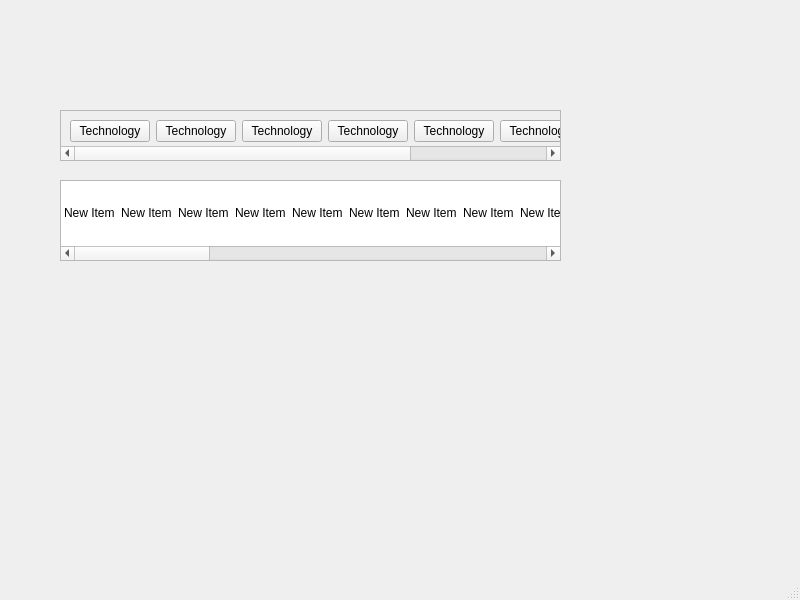
<?xml version="1.0" encoding="UTF-8"?>
<ui version="4.0">
 <class>MainWindow</class>
 <widget class="QMainWindow" name="MainWindow">
  <property name="geometry">
   <rect>
    <x>0</x>
    <y>0</y>
    <width>800</width>
    <height>600</height>
   </rect>
  </property>
  <property name="windowTitle">
   <string>MainWindow</string>
  </property>
  <widget class="QWidget" name="centralwidget">
   <widget class="QScrollArea" name="scrollArea">
    <property name="geometry">
     <rect>
      <x>60</x>
      <y>110</y>
      <width>501</width>
      <height>51</height>
     </rect>
    </property>
    <property name="styleSheet">
     <string notr="true"/>
    </property>
    <property name="verticalScrollBarPolicy">
     <enum>Qt::ScrollBarAlwaysOff</enum>
    </property>
    <property name="horizontalScrollBarPolicy">
     <enum>Qt::ScrollBarAsNeeded</enum>
    </property>
    <property name="widgetResizable">
     <bool>true</bool>
    </property>
    <widget class="QWidget" name="scrollAreaWidgetContents">
     <property name="geometry">
      <rect>
       <x>-111</x>
       <y>0</y>
       <width>660</width>
       <height>41</height>
      </rect>
     </property>
     <layout class="QHBoxLayout" name="horizontalLayout">
      <item>
       <widget class="QPushButton" name="pushButton">
        <property name="text">
         <string>Technology</string>
        </property>
       </widget>
      </item>
      <item>
       <widget class="QPushButton" name="pushButton_2">
        <property name="text">
         <string>Technology</string>
        </property>
       </widget>
      </item>
      <item>
       <widget class="QPushButton" name="pushButton_3">
        <property name="text">
         <string>Technology</string>
        </property>
       </widget>
      </item>
      <item>
       <widget class="QPushButton" name="pushButton_4">
        <property name="text">
         <string>Technology</string>
        </property>
       </widget>
      </item>
      <item>
       <widget class="QPushButton" name="pushButton_5">
        <property name="text">
         <string>Technology</string>
        </property>
       </widget>
      </item>
      <item>
       <widget class="QPushButton" name="pushButton_8">
        <property name="text">
         <string>Technology</string>
        </property>
       </widget>
      </item>
      <item>
       <widget class="QPushButton" name="pushButton_7">
        <property name="text">
         <string>Technology</string>
        </property>
       </widget>
      </item>
      <item>
       <widget class="QPushButton" name="pushButton_6">
        <property name="text">
         <string>Technology</string>
        </property>
       </widget>
      </item>
     </layout>
    </widget>
   </widget>
   <widget class="QListWidget" name="listWidget">
    <property name="geometry">
     <rect>
      <x>60</x>
      <y>180</y>
      <width>501</width>
      <height>81</height>
     </rect>
    </property>
    <property name="verticalScrollBarPolicy">
     <enum>Qt::ScrollBarAlwaysOff</enum>
    </property>
    <property name="horizontalScrollBarPolicy">
     <enum>Qt::ScrollBarAsNeeded</enum>
    </property>
    <property name="showDropIndicator" stdset="0">
     <bool>false</bool>
    </property>
    <property name="flow">
     <enum>QListView::LeftToRight</enum>
    </property>
    <item>
     <property name="text">
      <string>New Item</string>
     </property>
    </item>
    <item>
     <property name="text">
      <string>New Item</string>
     </property>
    </item>
    <item>
     <property name="text">
      <string>New Item</string>
     </property>
    </item>
    <item>
     <property name="text">
      <string>New Item</string>
     </property>
    </item>
    <item>
     <property name="text">
      <string>New Item</string>
     </property>
    </item>
    <item>
     <property name="text">
      <string>New Item</string>
     </property>
    </item>
    <item>
     <property name="text">
      <string>New Item</string>
     </property>
    </item>
    <item>
     <property name="text">
      <string>New Item</string>
     </property>
    </item>
    <item>
     <property name="text">
      <string>New Item</string>
     </property>
    </item>
    <item>
     <property name="text">
      <string>New Item</string>
     </property>
    </item>
    <item>
     <property name="text">
      <string>New Item</string>
     </property>
    </item>
    <item>
     <property name="text">
      <string>New Item</string>
     </property>
    </item>
    <item>
     <property name="text">
      <string>New Item</string>
     </property>
    </item>
    <item>
     <property name="text">
      <string>New Item</string>
     </property>
    </item>
    <item>
     <property name="text">
      <string>New Item</string>
     </property>
    </item>
    <item>
     <property name="text">
      <string>New Item</string>
     </property>
    </item>
    <item>
     <property name="text">
      <string>New Item</string>
     </property>
    </item>
    <item>
     <property name="text">
      <string>New Item</string>
     </property>
    </item>
    <item>
     <property name="text">
      <string>New Item</string>
     </property>
    </item>
    <item>
     <property name="text">
      <string>New Item</string>
     </property>
    </item>
    <item>
     <property name="text">
      <string>New Item</string>
     </property>
    </item>
    <item>
     <property name="text">
      <string>New Item</string>
     </property>
    </item>
    <item>
     <property name="text">
      <string>New Item</string>
     </property>
    </item>
    <item>
     <property name="text">
      <string>New Item</string>
     </property>
    </item>
    <item>
     <property name="text">
      <string>New Item</string>
     </property>
    </item>
    <item>
     <property name="text">
      <string>New Item</string>
     </property>
    </item>
    <item>
     <property name="text">
      <string>New Item</string>
     </property>
    </item>
    <item>
     <property name="text">
      <string>New Item</string>
     </property>
    </item>
   </widget>
  </widget>
  <widget class="QMenuBar" name="menubar">
   <property name="geometry">
    <rect>
     <x>0</x>
     <y>0</y>
     <width>800</width>
     <height>21</height>
    </rect>
   </property>
  </widget>
  <widget class="QStatusBar" name="statusbar"/>
 </widget>
 <resources/>
 <connections/>
</ui>
